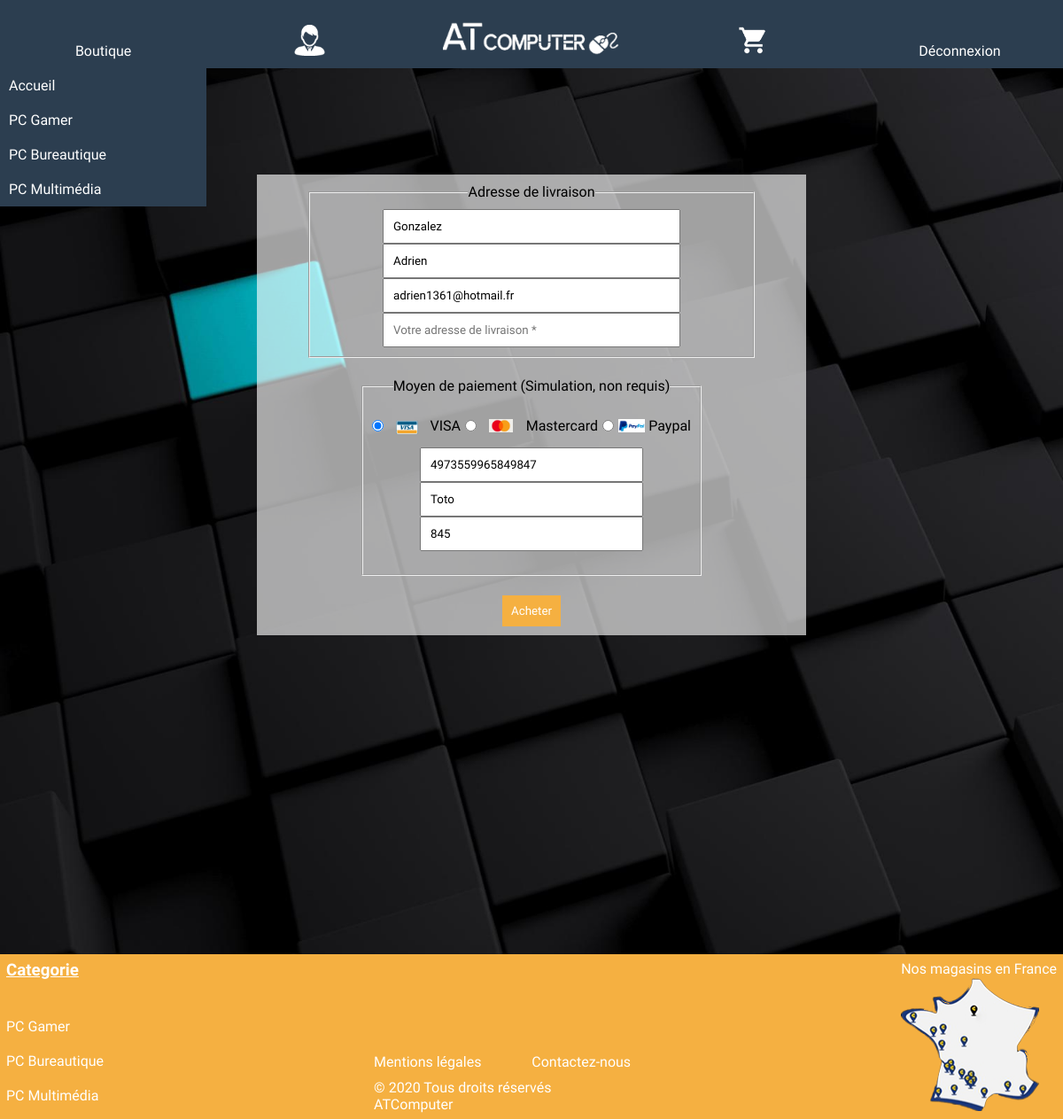
The page /sources/information.php (signed in) on the database its author committed.
### tables this page shows
CREATE TABLE IF NOT EXISTS `categorie` (
  `id` int(11) NOT NULL AUTO_INCREMENT,
  `nom` varchar(255) NOT NULL,
  `nomurl` varchar(255) NOT NULL,
  PRIMARY KEY (`id`)
);

CREATE TABLE IF NOT EXISTS `utilisateurs` (
  `id` int(11) NOT NULL AUTO_INCREMENT,
  `login` varchar(255) NOT NULL,
  `nom` varchar(255) NOT NULL,
  `prenom` varchar(255) NOT NULL,
  `email` varchar(255) NOT NULL,
  `password` varchar(255) NOT NULL,
  `grade` varchar(255) DEFAULT NULL,
  PRIMARY KEY (`id`)
);

### sources/functions.php (called while the page is built, shortened)
<?php
class userpdo
{
function connectdb()
	{
		$base = new PDO('mysql:host=localhost;dbname=boutique', 'root', '');
		return $base;
	}
public function getAllInfos()
{
	if(isset($_SESSION['login']))
	{
		$tab=[];
		$login=$_SESSION['login'];
		$infos =  $this->connectdb()->query("SELECT *FROM utilisateurs WHERE login='$login'");
		while($parameter = $infos->fetch())
		{
			array_push($tab, $parameter);
		}
		return $tab;
    }
    else
    {
    	return "Aucun utilisateur n'est connecté";
    }
}
}
class produit
{
	function connectdb()
	{
		try {
			$base = new PDO('mysql:host=localhost;dbname=boutique', 'root', '',
				array(PDO::MYSQL_ATTR_INIT_COMMAND => 'SET NAMES \'UTF8\''));
		} catch (PDOException $e) {
		    echo 'Connexion échouée : ' . $e->getMessage();
		}
		return $base;
	}
	public function categorie()
	{
	$tabcategorie=[];
	$categorie=$this->connectdb()->query("SELECT * FROM `categorie` ORDER BY id ASC");
	while($images = $categorie->fetch())
	{
		array_push($tabcategorie, $images);
	}
		return $tabcategorie;
	}
}
?>

### sources/information.php (the view, shortened to what this page needs)
<?php include("functions.php");?>
<html>
	<head>
		<link href="boutique.css" rel="stylesheet">
	</head>
<body>
	<?php
	include("header.php");
	$user = new userpdo;
	$monprofil=$user->getAllInfos();
?>
<div class="form_information">
	<form action="" method="post">
	<fieldset>
		<legend>Adresse de livraison</legend>
			<input name="nom" required type="text" placeholder="Nom *" value="<?php echo $monprofil[0][2];?>">
			<input name="prenom"required type="text" placeholder="Prénom *" value="<?php echo $monprofil[0][3];?>">
			<input name="email" required type="email" placeholder="Email *" value="<?php echo $monprofil[0][4];?>">
			<input name="adresse" minlength="30" required type="text" placeholder="Votre adresse de livraison *">
	</fieldset>
	<fieldset class="cb">
		<legend>Moyen de paiement (Simulation, non requis)</legend>
	<div class="moyen_paiement">
		<div class="visa">
			<input checked="true" type="radio" id="visa" name="cb" value="visa">
			<div></div>
  			<label for="visa">VISA</label>
  		</div>
  		<div class="mastercard">
  			<input type="radio" id="mastercard" name="cb" value="mastercard">
  			<div></div>
  			<label for="mastercard">Mastercard</label>
  		</div>
  		<div class="paypal">
  			<input type="radio" id="paypal" name="cb" value="paypal">
  			<div></div>
  			<label for="paypal">Paypal</label>
  		</div>
  	</div>
  	<div class="info_cb">
  		<input type="number" value="4973559965849847" placeholder="N° de carte" name="num_carte">
  		<input type="text" value="Toto" name="name_cb" placeholder="Nom du porteur *">
  		<input type="number" value="845" placeholder="Code sécurité *" min="100" max="999" name="code">
  	</div>
	</fieldset>
		<input name="valider_information" type="submit" value="Acheter">
	</form>
</div>
	<?php include("footer.php");?>
</body>
</html>

### sources/header.php (shortened to what this page needs)
<html lang="fr" dir="ltr">
<head>
  <link rel="stylesheet" href="boutique.css">
</head>
<header>
<nav>
  <ul>
<?php
$produit = new produit;
$produit -> categorie();
$produit -> sous_categorie();
?>
<?php $tab=$produit -> categorie();?>
  <li>
      <a class="menu" href="produits.php">Boutique</a>
      <ul>
            <li>
                <a class="menu" href="index.php">Accueil</a>
            </li>
              <?php
              for($j=0; $j < sizeof($tab); $j++)
              {
                ?>
                <li>
                  <a class="menu" href="sous-categorie.php?type=<?php echo $tab[$j][2];?>&id=<?php  echo $tab[$j][0];?>"><?php echo $tab[$j][1];?></a>
              <?php
              }
              ?>
            </li>
      </ul>
    </li>
    <?php if(isset($_SESSION['login']))
    {
    ?>
    <li>
      <a href=""><div class="logoprofilhover"></div></a>
   </li>
   <li class="logo_responsive">
      <a href="index.php"><div class="logohover"></div></a>
   </li>
   <li>
      <a href="panier.php"><div class="logopanierhover"></div></a>
  </li>
  <li>
      <form class="disconnect" method="post" action="" >
        <input name="deco" type="submit" value="Déconnexion">
      </form>
  </li>
<?php
}
?>
</ul>
</nav>
</header>
</html>

### sources/footer.php
<?php
$produit = new produit;
$tab=$produit -> categorie();
?>
<footer>
	<div class="categorie">
		<div>
			<h3>Categorie</h3>
		</div>
		<div class="titre">
			<?php
			for($j=0; $j < sizeof($tab); $j++)
             {
             	?>
             	<a class="menu" href="sous-categorie.php?type=<?php echo $tab[$j][2];?>&id=<?php  echo $tab[$j][0];?>"><?php echo $tab[$j][1];?></a>
           		<?php
             }
			?>
		</div>
	</div>
	<div class="footer">
		<div id="mentions">
			<div>
				<a href="mentions.html">Mentions légales</a>
				<a href="contact.php">Contactez-nous</a>
			</div>
				<p>© 2020 Tous droits réservés ATComputer</p>
		</div>
	</div>
	<div class="img">
		<p>Nos magasins en France</p>
		<a href="https://www.google.fr/maps/place/Joliette,+Marseille/@43.3040531,5.3567312,15z/data=!3m1!4b1!4m5!3m4!1s0x12c9c0ed7442dacd:0x73ed2062a058ae62!8m2!3d43.3035953!4d5.3660975"><div class="map">
		</div></a>
	</div>
</footer>

### sources/boutique.css (style rules this page uses)
* { padding: 0; margin: 0; outline: none; font-family: 'Concert One' ; }
body { background-image: url('../img/fond_site.jpg'); background-size: cover; background-repeat: no-repeat; background-attachment: fixed; }
footer { display:flex; justify-content: space-between; width: 100%; background-color: #F5B041; margin-top: 5%; }
footer,p, h3, .categorie a, a { color:white; text-decoration: none; transition: 0.2s; }
footer .footer { display:flex; flex-direction: column; flex:2; justify-content: flex-end; align-items: center }
footer #mentions { display:flex; flex-direction: column; justify-content: space-between; width: 290px; padding: 7px; }
footer #mentions div { display:flex; width: 290px; justify-content: space-between; margin-bottom: 10px; }
footer .categorie h3 { text-decoration: underline; padding:7px; }
footer .categorie .titre { display:flex; flex-direction: column; justify-content: space-between; height: 50%; margin-top: 15%; padding:7px; }
footer .img { padding: 7px; }
footer .map { background-image:url(../img/map.png); background-repeat: no-repeat; height: 80%; transition: 0.8s; padding: 7px; }
input[type="submit"] { cursor:pointer; }
nav a { color: white; margin: 0; padding:13px; text-decoration: none; list-style-type:none; display: flex; flex-direction:row; justify-content: space-around; text-align: center; }
nav { width: 100%; text-align: center; padding:0; margin:0; }
ul { margin: 0; padding: 0; list-style: none; }
li { margin: 0; background-color: #2C3E50 ; }
.menu , .lien { display: block; padding: 10px 0; color: white; text-decoration: none; white-space: nowrap; text-overflow: ellipsis; position:relative; z-index:2; transition: 0.2s; }
nav > ul { display: table; width: 100%; }
nav > ul > li { display: table-cell; width: 16%; }
nav > ul li { position: relative; }
nav li ul { display: none; position: absolute; }
nav > ul > li > ul { top: 100%; left: 0; right: 0; }
nav > ul > li > ul .menu { text-align: left; padding: 10px; }
li a { transition: 0.2s; }
.logohover { height: 50px; background-image:url(../img/logo.png); background-size: 200px; width: 200px; transition: 0.2s; }
.logoprofilhover { height: 35px; background-image:url(../img/logo_profil.png); background-size: 35px; width: 35px; transition: 0.2s; }
.logopanierhover { height: 35px; background-image:url(../img/logo_panier.png); background-size: 35px; width: 35px; transition: 0.2s; }
.disconnect input[type="submit"] { border: none; background-color: transparent; color: white; font-size: 100%; transition: 0.2s; }
.form_information { width:100%; display: flex; justify-content: center; margin-top: 10%; margin-bottom: 10%; }
.form_information form { width:50%; min-width: 400px; background-color: rgba(255, 255, 255, 0.63); display:flex; flex-direction: column; align-items: center; padding: 10px; justify-content: space-between; height: 500px; }
.info_cb { display: flex; flex-direction: column; height: 100px; align-items: center; }
.info_cb input[type="number"] { width: 70%; padding: 10px; }
.form_information form input[type="text"], input[type="email"] { width: 70%; padding: 10px; }
.form_information form input[type="submit"] { padding: 10px; background-color: #F5B041; color: white; transition: 0.5s; border:none; cursor: pointer; }
.form_information fieldset { width: 80%; text-align: center; padding: 10px; }
.form_information .cb { width: 60%; height: 200px; }
.form_information .moyen_paiement { display: flex; justify-content: space-between; }
.visa, .paypal { display:flex; width: 100px; height: 50px; justify-content: space-between; align-items: center; }
.mastercard { display:flex; width: 150px; height: 50px; justify-content: space-between; align-items: center; }
.visa div { width: 25%; height: 40%; display: flex; justify-content: flex-start; background-image: url(../img/visa.png); background-size: cover; }
.mastercard div { width: 18%; height: 30%; display: flex; justify-content: flex-start; background-image: url(../img/mastercard.png); background-size: cover; }
.paypal div { width: 30%; height: 30%; display: flex; justify-content: flex-start; background-image: url(../img/logo-paypal.jpg); background-size: cover; }
@media (max-width: 1200px) { footer { margin-top:30%; } }

### rows shown on the page
categorie: nom "PC Gamer"
categorie: nom "PC Bureautique"
categorie: nom "PC Multimédia"
utilisateurs: nom "Gonzalez", prenom "Adrien", email "adrien1361@hotmail.fr"
